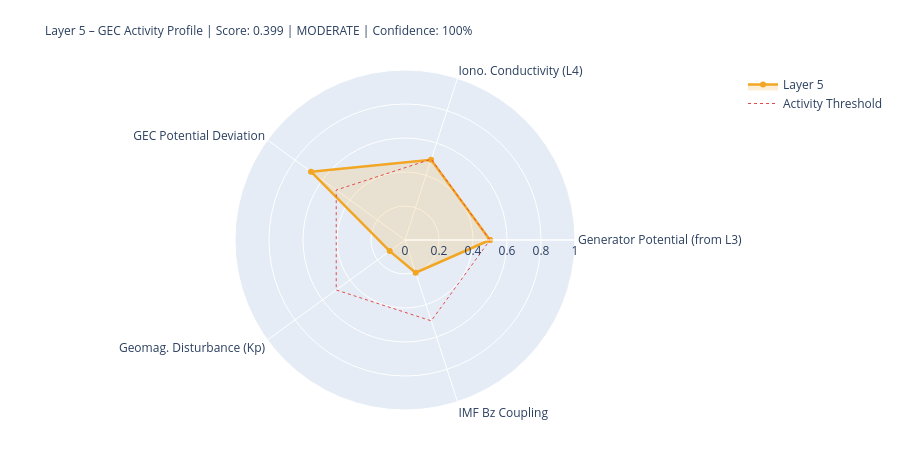

Notebook cell for this chart:
### Markdown cell above
---
## 5. State Assessment & Handoff to Layer 6

### Code cell
# ============================================================
# LAYER-5-SCORE
# ============================================================

# Components
# 1) Generator activity (Layer-3-driven)
gen_score = norm(generator_strength, 0.3, 2.0)
gen_src   = 'from_layer3' if l3_thunder_score is not None else 'estimated'

# 2) Ionospheric conductivity (Layer-4-driven)
iono_score = norm(iono_cond_factor, 0.7, 1.4)
iono_src   = 'from_layer4' if l4_ioniz is not None else 'estimated'

# 3) GEC potential deviation from reference
pot_score = norm(abs(delta_V_pct), 0, 30)  # 0 = at reference, 1 = 30% deviation
pot_src   = 'derived'

# 4) Geomagnetic disturbance (Kp) – modulates vertical currents
kp_score = norm(kp_val, 0, 9)
kp_src   = 'primary' if kp_now is not None else 'from_layer4'

# 5) IMF Bz coupling (southward = stronger M-I coupling → GEC influence)
bz_score = norm(-(bz_now or 0), -5, 30) if bz_now is not None else None
bz_src   = 'primary' if bz_now is not None else 'missing'

COMPONENTS = {
    'Generator Potential (from L3)':  {'score': gen_score,   'source': 'derived_from_layer3', 'dynamic': True},
    'Iono. Conductivity (L4)':      {'score': iono_score,  'source': iono_src, 'dynamic': True},
    'GEC Potential Deviation':      {'score': pot_score,   'source': pot_src,  'dynamic': True},
    'Geomag. Disturbance (Kp)':         {'score': kp_score,    'source': kp_src,   'dynamic': True},
    'IMF Bz Coupling':               {'score': bz_score,    'source': bz_src,   'dynamic': True},
}

available   = {k: v['score'] for k, v in COMPONENTS.items() if v['score'] is not None}
unavailable = [k for k, v in COMPONENTS.items() if v['score'] is None]
layer5_score = round(sum(available.values()) / len(available), 4) if available else None
confidence   = round(len(available) / len(COMPONENTS), 2)
level = ('unknown' if layer5_score is None
         else 'quiet'   if layer5_score < 0.3
         else 'moderate' if layer5_score < 0.6
         else 'active')
dominant_l5 = max(available, key=available.get) if available else 'none'

# Kp consistency: separate 1-min raw value from score value
kp_1m_raw   = kp_now          # directly from API (can be 0.0 during live measurement)
kp_for_score = kp_val          # from Layer-0 context or estimated value if needed
kp_score_src = kp_src

W = 68
print('=' * W)
print('LAYER 5 – GLOBAL ELECTRIC CIRCUIT – STATE ASSESSMENT')
print('=' * W)
for name, comp in COMPONENTS.items():
    s = comp['score']
    if s is not None:
        bar = '█' * int(s*20) + '░' * (20-int(s*20))
        print(f'  {name:<34} {bar}  {s:.3f}  [{comp["source"]}]')
    else:
        print(f'  {name:<34} {"─"*20}  n/a   [missing]')
print('-' * W)
print(f'  Score:         {layer5_score:.3f}  ({len(available)}/{len(COMPONENTS)} components)')
print(f'  Confidence:    {confidence:.0%}')
print(f'  Level:         {level.upper()}')
print(f'  Dominant:      {dominant_l5}')
print(f'  V_iono:        {V_iono_mod:.1f} kV  (Δ {delta_V_pct:+.1f}% vs. Ref)')
print(f'  I_total:       {I_total_mod:.1f} A   (Δ {delta_I_pct:+.1f}% vs. Ref)')
print('=' * W)

# Radar
cats   = list(available.keys())
vals_r = list(available.values())
if len(cats) >= 3:
    fig = go.Figure()
    fig.add_trace(go.Scatterpolar(
        r=vals_r + [vals_r[0]], theta=cats + [cats[0]],
        fill='toself', fillcolor='rgba(242,166,35,0.18)',
        line=dict(color='#F2A623', width=2.5), name='Layer 5'
    ))
    fig.add_trace(go.Scatterpolar(
        r=[0.5]*(len(cats)+1), theta=cats+[cats[0]],
        line=dict(color='#E24B4A', dash='dot', width=1),
        mode='lines', name='Activity Threshold'
    ))
    fig.update_layout(
        title=dict(
            text=f'Layer 5 – GEC Activity Profile | Score: {layer5_score:.3f} | {level.upper()} | Confidence: {confidence:.0%}',
            font=dict(size=12)
        ),
        polar=dict(radialaxis=dict(visible=True, range=[0,1])),
        height=450, showlegend=True,
        margin=dict(l=80, r=80, t=70, b=40)
    )
    fig.show()

### Figure 1 — Plotly figure (JSON) as saved in the notebook; plotly's stock layout.template omitted (floating-point values rounded to 4 significant figures)
{"data": [{"fill": "toself", "fillcolor": "rgba(242,166,35,0.18)", "line": {"color": "#F2A623", "width": 2.5}, "name": "Layer 5", "r": [0.5, 0.4963, 0.6833, 0.1111, 0.2026, 0.5], "theta": ["Generator Potential (from L3)", "Iono. Conductivity (L4)", "GEC Potential Deviation", "Geomag. Disturbance (Kp)", "IMF Bz Coupling", "Generator Potential (from L3)"], "type": "scatterpolar"}, {"line": {"color": "#E24B4A", "dash": "dot", "width": 1}, "mode": "lines", "name": "Activity Threshold", "r": [0.5, 0.5, 0.5, 0.5, 0.5, 0.5], "theta": ["Generator Potential (from L3)", "Iono. Conductivity (L4)", "GEC Potential Deviation", "Geomag. Disturbance (Kp)", "IMF Bz Coupling", "Generator Potential (from L3)"], "type": "scatterpolar"}], "layout": {"height": 450, "margin": {"b": 40, "l": 80, "r": 80, "t": 70}, "polar": {"radialaxis": {"range": [0, 1], "visible": true}}, "showlegend": true, "title": {"font": {"size": 12}, "text": "Layer 5 – GEC Activity Profile | Score: 0.399 | MODERATE | Confidence: 100%"}}}
